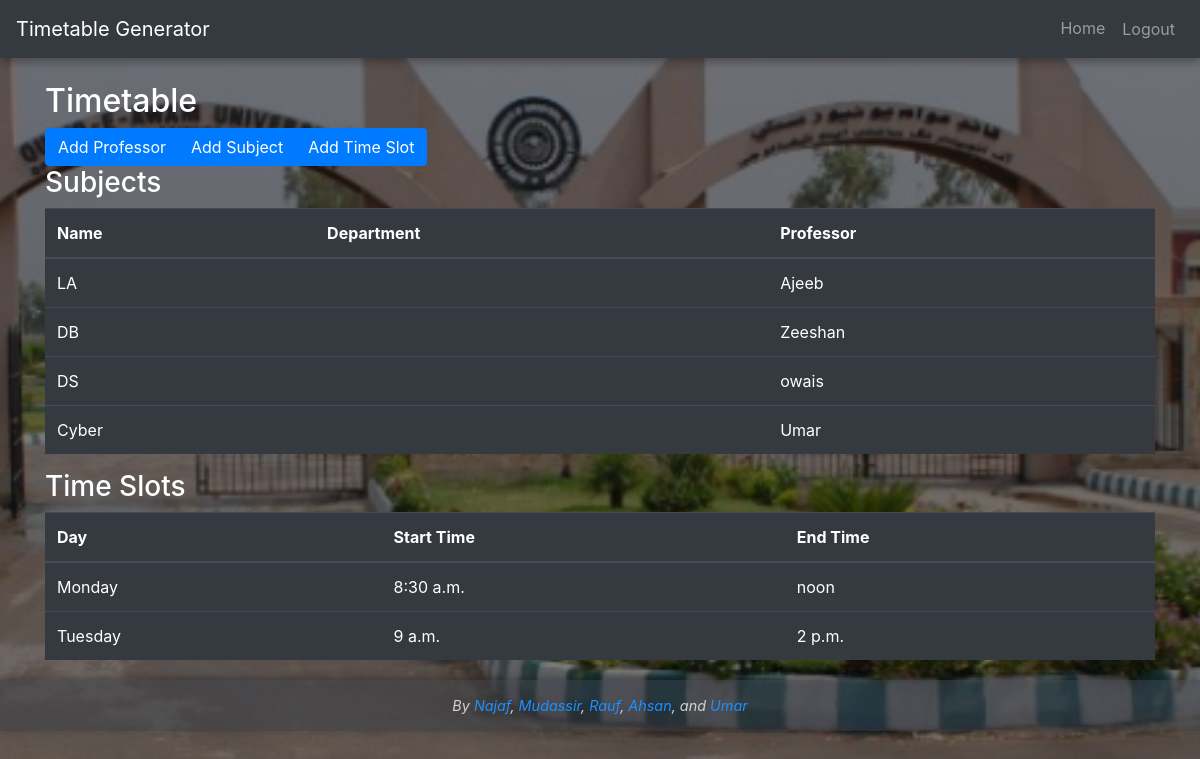
Screenshot of / (signed in) with the database file from the repository.
### timetable/models.py (models this page shows)
class Subject(models.Model):
    name = models.CharField(max_length=255)
    department = models.CharField(max_length=255)
    professor = models.ForeignKey(Professor, on_delete=models.CASCADE)

class Professor(models.Model):
    user = models.OneToOneField(User, on_delete=models.CASCADE)
    specialization = models.CharField(max_length=255)

class TimeSlot(models.Model):
    day = models.CharField(max_length=50)
    start_time = models.TimeField()
    end_time = models.TimeField()

### timetable/views.py (the view)
# urls.py: path('', timetable_home, name='timetable-home'),
@login_required
def timetable_home(request):
    subjects = Subject.objects.all()
    time_slots = TimeSlot.objects.all()
    return render(request, 'timetable/home.html', {'subjects': subjects, 'time_slots': time_slots})

### timetable/templates/timetable/home.html
{% extends 'timetable/base.html' %}
{% block content %}
<h2>Timetable</h2>
<div class="btn-group" role="group" aria-label="Timetable Actions">
    <a href="{% url 'add-professor' %}" class="btn btn-primary">Add Professor</a>
    <a href="{% url 'add-subject' %}" class="btn btn-primary">Add Subject</a>
    <a href="{% url 'add-time-slot' %}" class="btn btn-primary">Add Time Slot</a>
</div>
<h3>Subjects</h3>
<table class="table table-dark">
    <thead>
        <tr>
            <th>Name</th>
            <th>Department</th>
            <th>Professor</th>
        </tr>
    </thead>
    <tbody>
        {% for subject in subjects %}
        <tr>
            <td>{{ subject.name }}</td>
            <td>{{ subject.department.name }}</td>
            <td>{{ subject.professor.user.username }}</td>
        </tr>
        {% empty %}
        <tr>
            <td colspan="3">No subjects available.</td>
        </tr>
        {% endfor %}
    </tbody>
</table>
<h3>Time Slots</h3>
<table class="table table-dark">
    <thead>
        <tr>
            <th>Day</th>
            <th>Start Time</th>
            <th>End Time</th>
        </tr>
    </thead>
    <tbody>
        {% for slot in time_slots %}
        <tr>
            <td>{{ slot.day }}</td>
            <td>{{ slot.start_time }}</td>
            <td>{{ slot.end_time }}</td>
        </tr>
        {% empty %}
        <tr>
            <td colspan="3">No time slots available.</td>
        </tr>
        {% endfor %}
    </tbody>
</table>
{% endblock %}

### timetable/templates/timetable/base.html (shortened to what this page needs)
<!DOCTYPE html>
<html lang="en">
<head>
    {% load static %}
    <link rel="stylesheet" href="https://stackpath.bootstrapcdn.com/bootstrap/4.5.2/css/bootstrap.min.css">
</head>
<body>
    <nav class="navbar navbar-expand-lg navbar-dark bg-dark">
        <a class="navbar-brand" href="/">Timetable Generator</a>
        <div class="collapse navbar-collapse">
            <ul class="navbar-nav ml-auto">
                {% if user.is_authenticated %}
                <li class="nav-item"><a class="nav-link" href="{% url 'timetable-home' %}">Home</a></li>
                <li class="nav-item">
                    <form action="{% url 'logout' %}" method="POST" style="display: inline;">
                        <button type="submit" class="nav-link btn btn-link">Logout</button>
                    </form>
                </li>
                {% else %}
                <li class="nav-item"><a class="nav-link" href="{% url 'register' %}">Register</a></li>
                <li class="nav-item"><a class="nav-link" href="{% url 'login' %}">Login</a></li>
                {% endif %}
            </ul>
        </div>
    </nav>
    <div class="container mt-4">
        {% block content %}{% endblock %}
    </div>
    <footer>
        By <a href="#">Najaf</a>, <a href="#">Mudassir</a>, <a href="#">Rauf</a>, <a href="#">Ahsan</a>, and <a href="#">Umar</a>
    </footer>
</body>
</html>

### rows the page displays
Subject: name "LA", professor.user.username "Ajeeb"
Subject: name "DB", professor.user.username "Zeeshan"
Subject: name "DS", professor.user.username "owais"
Subject: name "Cyber", professor.user.username "Umar"
TimeSlot: day "Monday", start_time "8:30 a.m.", end_time "noon"
TimeSlot: day "Tuesday", start_time "9 a.m.", end_time "2 p.m."
